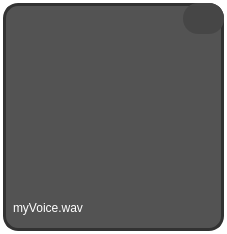
<?xml version="1.0" encoding="UTF-8"?>
<ui version="4.0">
 <class>FilesComponent</class>
 <widget class="QWidget" name="FilesComponent">
  <property name="geometry">
   <rect>
    <x>0</x>
    <y>0</y>
    <width>227</width>
    <height>234</height>
   </rect>
  </property>
  <property name="sizePolicy">
   <sizepolicy hsizetype="Fixed" vsizetype="Fixed">
    <horstretch>0</horstretch>
    <verstretch>0</verstretch>
   </sizepolicy>
  </property>
  <property name="minimumSize">
   <size>
    <width>227</width>
    <height>234</height>
   </size>
  </property>
  <property name="maximumSize">
   <size>
    <width>227</width>
    <height>234</height>
   </size>
  </property>
  <property name="windowTitle">
   <string>Form</string>
  </property>
  <property name="styleSheet">
   <string notr="true">background-color:white;</string>
  </property>
  <layout class="QGridLayout" name="gridLayout">
   <property name="leftMargin">
    <number>3</number>
   </property>
   <property name="topMargin">
    <number>3</number>
   </property>
   <property name="rightMargin">
    <number>3</number>
   </property>
   <property name="bottomMargin">
    <number>3</number>
   </property>
   <item row="0" column="0">
    <widget class="QWidget" name="widget" native="true">
     <property name="styleSheet">
      <string notr="true">background-color:#535353;
border-radius:15px;
border:3px solid rgb(50,50,50);</string>
     </property>
     <widget class="QLabel" name="name">
      <property name="geometry">
       <rect>
        <x>10</x>
        <y>190</y>
        <width>201</width>
        <height>30</height>
       </rect>
      </property>
      <property name="maximumSize">
       <size>
        <width>16777215</width>
        <height>30</height>
       </size>
      </property>
      <property name="styleSheet">
       <string notr="true">border:0;
color:white;
font-size:9pt;</string>
      </property>
      <property name="text">
       <string>myVoice.wav</string>
      </property>
     </widget>
     <widget class="QLabel" name="label">
      <property name="geometry">
       <rect>
        <x>60</x>
        <y>50</y>
        <width>100</width>
        <height>100</height>
       </rect>
      </property>
      <property name="maximumSize">
       <size>
        <width>100</width>
        <height>100</height>
       </size>
      </property>
      <property name="styleSheet">
       <string notr="true">border:0;</string>
      </property>
      <property name="text">
       <string/>
      </property>
      <property name="pixmap">
       <pixmap resource="../../assets.qrc">:/Resources/FileBig.png</pixmap>
      </property>
      <property name="scaledContents">
       <bool>true</bool>
      </property>
     </widget>
     <widget class="QPushButton" name="Remove">
      <property name="geometry">
       <rect>
        <x>180</x>
        <y>0</y>
        <width>41</width>
        <height>31</height>
       </rect>
      </property>
      <property name="styleSheet">
       <string notr="true">background-color:rgb(70,70,70);
border-radius:15;
border:0;</string>
      </property>
      <property name="text">
       <string/>
      </property>
      <property name="icon">
       <iconset resource="../../assets.qrc">
        <normaloff>:/Resources/delete.png</normaloff>:/Resources/delete.png</iconset>
      </property>
      <property name="iconSize">
       <size>
        <width>20</width>
        <height>20</height>
       </size>
      </property>
     </widget>
    </widget>
   </item>
  </layout>
 </widget>
 <resources>
  <include location="../../assets.qrc"/>
 </resources>
 <connections/>
</ui>
